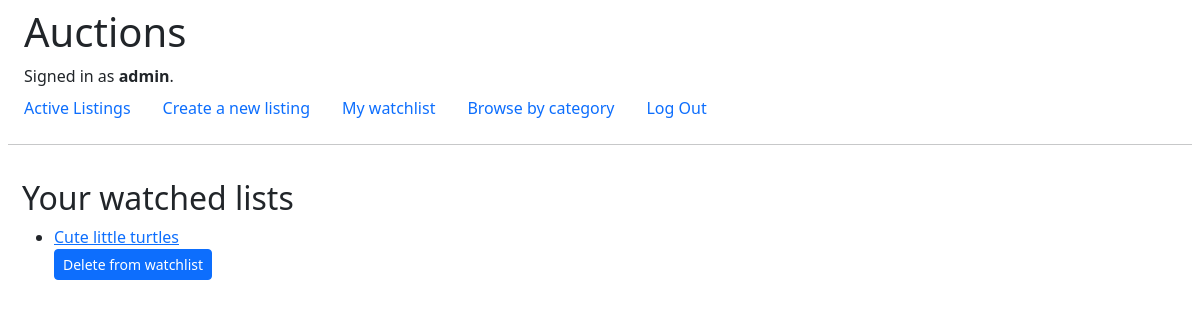
/watchlist (signed in), run on an earlier commit of the app's database.
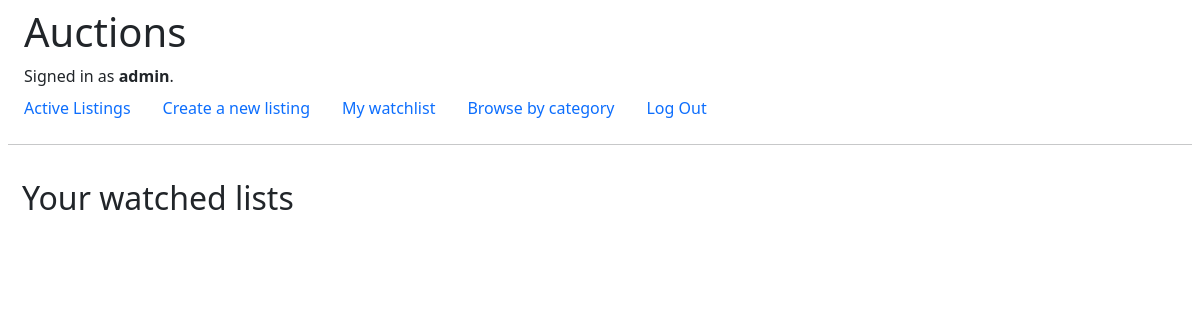
And on a later commit of the database.
### auctions/models.py (models this page shows, shortened)
class User(AbstractUser):
    pass

class WatchList(models.Model):
    user = models.ForeignKey(User, on_delete=models.CASCADE, related_name="watchlists")
    listing = models.ForeignKey(AuctionListing, on_delete=models.CASCADE, related_name="watchlists")

class AuctionListing(models.Model):
    title = models.CharField(max_length=50)
    user = models.ForeignKey(User, on_delete=models.CASCADE, related_name="user", null=True, default=None)
    description = models.CharField(max_length=100)
    startingbid = models.IntegerField(default=0)
    imageurl = models.URLField()
    type = models.CharField(max_length=20)
    highestbid = models.IntegerField(default=0)
    won = models.BooleanField(default=False)

### auctions/views.py (the view, shortened to what this page needs)
# urls.py: path("watchlist", views.watchlist, name="watchlist"),
@login_required
def watchlist(request):
    current_user = request.user
    watchlist = WatchList.objects.filter(user=current_user)
    if request.method == "GET":
        watchlistform = WatchlistForm()
        return render (request, "auctions/watchlist.html",{
            "watchlist": watchlist,
            "watchlistform": watchlistform
        })

### auctions/templates/auctions/watchlist.html (shortened to what this page needs)
{% extends "auctions/layout.html" %}
{% block body %}
    <div class="container-fluid">
        <div class="row">
            <div class="col-8">
                <h2>Your watched lists</h2>
                <ul>
                    {% if watchlist %}
                        {% for entry in watchlist %}
                            <li><a href="{{entry.listing.title}}">{{entry.listing.title}}</a></li>
                            <span>
                                <form action="{% url 'watchlist' %}" method="post">
                                    <button class="btn btn-primary btn-sm" type="submit" value="deleted">Delete from watchlist</button>
                                </form>
                            </span>
                        {% endfor %}
                    {% endif %}
                </ul>
            </div>
        </div>
    </div>
{% endblock %}

### auctions/templates/auctions/layout.html (shortened to what this page needs)
{% load static %}
<!DOCTYPE html>
<html lang="en">
    <head>
        <link href="https://cdn.jsdelivr.net/npm/bootstrap@5.2.3/dist/css/bootstrap.min.css" rel="stylesheet">
        <link href="{% static 'auctions/styles.css' %}" rel="stylesheet">
    </head>
    <body>
            <div class="container-fluid p-2">
                <div class="ms-3">
                    <h1>Auctions</h1>
                    {% if user.is_authenticated %}
                        Signed in as <strong>{{ user.username }}</strong>.
                    {% else %}
                        Not signed in.
                    {% endif %}
                </div>
                <ul class="nav">
                    <li class="nav-item">
                        <a class="nav-link" href="{% url 'index' %}">Active Listings</a>
                    </li>
                    {% if user.is_authenticated %}
                        <li class="nav-item">
                            <a class="nav-link" href="{% url 'new_listing' %}">Create a new listing</a>
                        </li>
                        <li class="nav-item">
                            <a class="nav-link" href="{% url 'watchlist' %}">My watchlist</a>
                        </li>
                        <li class="nav-item">
                            <a class="nav-link" href="{% url 'categories' %}">Browse by category</a>
                        </li>
                        <li class="nav-item">
                            <a class="nav-link" href="{% url 'logout' %}">Log Out</a>
                        </li>
                    {% endif %}
                </ul>
                <hr>
            </div>
        <div class="container body">
            {% block body %}
            {% endblock %}
        </div>
    </body>
</html>

### auctions/static/auctions/styles.css (style rules this page uses)
.body { padding: 10px; max-width: 1500px; }

What changed in the data, as far as the page shows it:
removed WatchList: listing "Cute little turtles"
